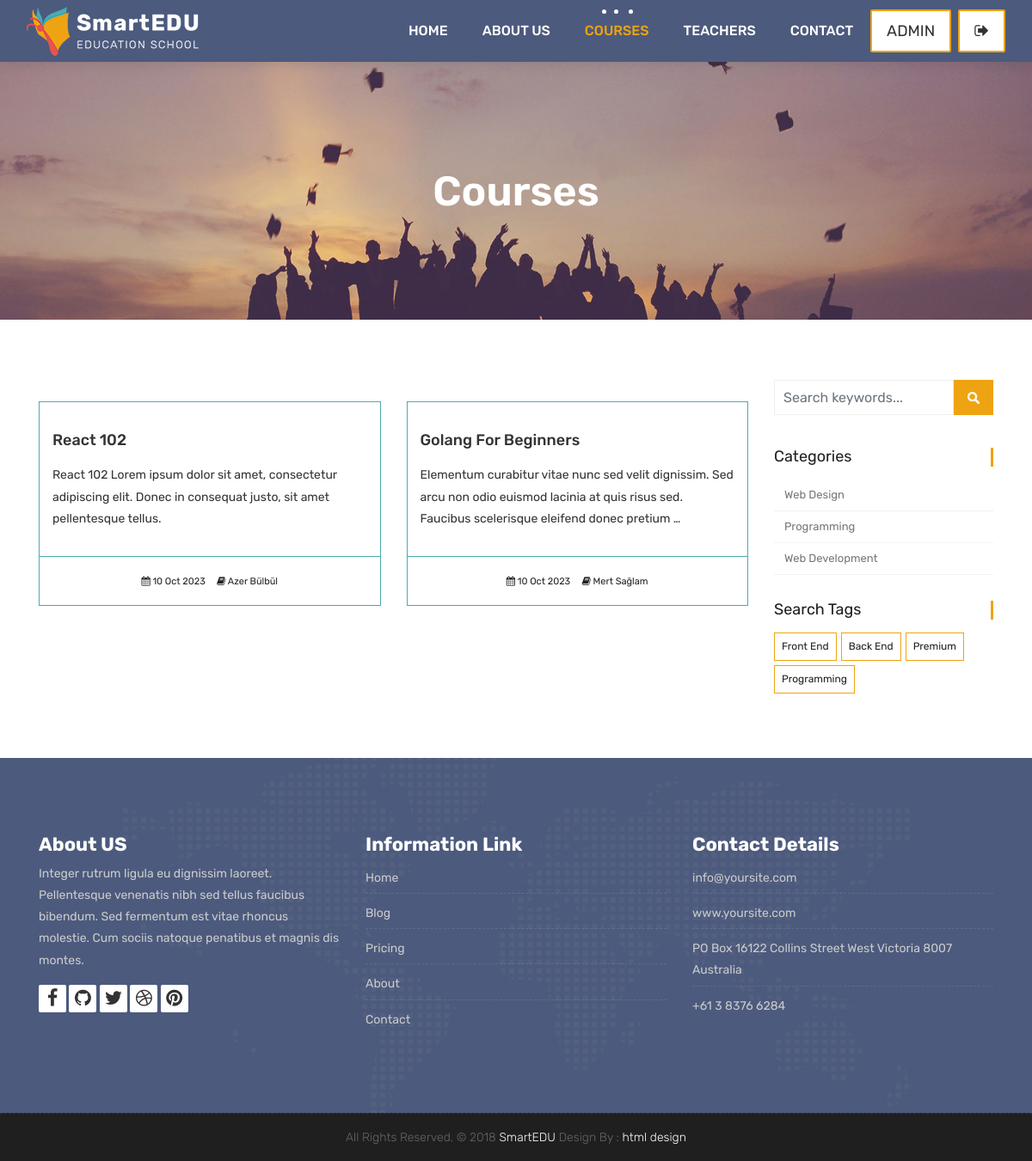
The app's page /courses/ (signed in) with its own data.
### courses/models.py (models this page shows, shortened)
class Course(models.Model):
    teacher = models.ForeignKey(Teacher, null=True, on_delete=models.CASCADE)
    name = models.CharField(max_length=200, unique=True, editable=True)
    category = models.ForeignKey(Category, null=True, on_delete=models.DO_NOTHING)
    tags = models.ManyToManyField(Tag, blank=True, null=True)
    students = models.ManyToManyField(User, blank=True, related_name='courses_joined')
    description = models.TextField(blank=True, null=True, editable=True)
    image = models.ImageField(upload_to="courses/%Y/%m/%d/", default="courses/default_course_image.jpg")
    date = models.DateTimeField(auto_now=True)
    available = models.BooleanField(default=True)

class Category(models.Model):
    name = models.CharField(max_length=50, null=True)
    slug = models.SlugField(max_length=50, unique=True, null=True)

class Tag(models.Model):
    name = models.CharField(max_length=50, null=True)
    slug = models.SlugField(max_length=50, unique=True, null=True)

### teachers/models.py (models this page shows)
class Teacher(models.Model):
    name = models.CharField(max_length=50)
    title = models.CharField(max_length=50)
    description = models.TextField(blank=True)
    image = models.ImageField(upload_to="courses/%Y/%m/%d/")
    facebook = models.URLField(max_length=100, blank=True)
    twitter = models.URLField(max_length=100, blank=True)
    linkedin = models.URLField(max_length=100, blank=True)
    youtube = models.URLField(max_length=100, blank=True)
    def __str__(self):
        return self.name

### courses/views.py (the view)
# urls.py: path('', views.course_list, name='courses'),
def course_list(request, category_slug=None, tag_slug=None):
    category_page = None
    tag_page = None
    categories = Category.objects.all()
    tags =  Tag.objects.all()
    current_user = request.user
    if category_slug != None:
        category_page = get_object_or_404(Category, slug=category_slug)
        courses = Course.objects.filter(available=True, category=category_page)
    elif tag_slug != None:
        tag_page = get_object_or_404(Tag, slug=tag_slug)
        courses = Course.objects.filter(available=True, tags=tag_page)
    else:
         if current_user.is_authenticated:
             enrolled_courses = current_user.courses_joined.all()
             courses = Course.objects.all().order_by('-date')
             for course in enrolled_courses:
                 courses = courses.exclude(id = course.id)
         else:
             courses = Course.objects.all().order_by('-date')
    context = {
        'courses': courses,
        'categories': categories,
        'tags' : tags
    }
    return render(request, 'courses.html', context)

### templates/courses.html (shortened to what this page needs)
{% extends "partials/_base.html" %}
{% load static %}
{% block content  %}
	<div class="all-title-box">
		<div class="container text-center">
			<h1>Courses</h1>
		</div>
	</div>
    <div id="overviews" class="section wb">
        <div class="container">
            <div class="row">
                <div class="col-lg-9 blog-post-single">
                    <div class="row">
						{% for course in courses %}
                        <div class="col-lg-6 col-md-6 col-12 mb-4">
                            <div class="course-item">
                                <div class="image-blog">
                                </div>
                                <div class="course-br">
                                    <div class="course-title">
                                        <h2><a href="{% url 'course_detail' course.category.slug course.id %}" title="">{{course.name}}</a></h2>
                                    </div>
                                    <div class="course-desc">
                                        <p>{{course.description | truncatechars:150}}</p>
                                    </div>
                                </div>
                                <div class="course-meta-bot">
                                    <ul>
                                        <li><i class="fa fa-calendar" aria-hidden="true"></i> {{course.date|date:"d M Y"}}</li>
                                        <li><i class="fa fa-book" aria-hidden="true"></i> {{course.teacher}}</li>
                                    </ul>
                                </div>
                            </div>
                        </div>
						{% endfor %}
                    </div>
                </div>
				<div class="col-lg-3 col-12 right-single">
					<div class="widget-search">
						<div class="site-search-area">
							<form method="get" id="site-searchform" action="{% url 'search' %}">
								<div>
									<input class="input-text form-control" name="search" placeholder="Search keywords..." type="text">
									<input id="searchsubmit" value="Search" type="submit">
								</div>
							</form>
						</div>
					</div>
					<div class="widget-categories">
						<h3 class="widget-title">Categories</h3>
						<ul>
							{% for category in categories %}
								<li><a href="{% url 'courses_by_category' category.slug %}">{{category.name}}</a></li>
							{% endfor %}
						</ul>
					</div>
					<div class="widget-tags">
						<h3 class="widget-title">Search Tags</h3>
						<ul class="tags">
							{% for tag in tags %}
								<li><a href="{% url 'courses_by_tag' tag.slug %}">{% if tag.slug in request.path %}<b>{{tag.name}}</b>{% else %}{{tag.name}}{% endif %}</a></li>
							{% endfor %}
						</ul>
					</div>
				</div>
            </div>
        </div>
    </div>
    {% endblock %}

### templates/partials/_navbar.html (shortened to what this page needs)
	{% load static %}
	<header class="top-navbar">
		<nav class="navbar navbar-expand-lg navbar-light bg-light">
			<div class="container-fluid">
				<a class="navbar-brand" href=" {% url 'index' %}">
					<img src="{% static 'images/logo.png' %}" alt="" />
				</a>
				<div class="collapse navbar-collapse" id="navbars-host">
					<ul class="navbar-nav ml-auto">
						<li class="nav-item {% if '/' == request.path %} active {% endif %}"><a class="nav-link" href="{% url 'index' %}">Home</a></li>
						<li class="nav-item {% if 'about/' in request.path %} active {% endif %}"><a class="nav-link" href="{% url 'about' %}">About Us</a></li>
						<li class="nav-item {% if 'courses/' in request.path %} active {% endif %}"><a class="nav-link" href="{% url 'courses' %}">Courses</a></li>
						<li class="nav-item {% if 'teachers/' in request.path %} active {% endif %}"><a class="nav-link" href="{% url 'teachers' %}">Teachers</a></li>
						<li class="nav-item {% if 'contact/' in request.path %} active {% endif %}"><a class="nav-link" href="{% url 'contact' %}">Contact</a></li>
					</ul>
					<ul class="nav navbar-nav navbar-right">
						{% if user.is_authenticated %}
                        <li><a class="hover-btn-new log orange mr-2" href="{% url 'dashboard' %}"><span>{{user.username}}</span></a></li>
                        <li><a class="hover-btn-new log orange" href="javascript:{document.getElementById('logout').submit()}"><span><i class="fa fa-sign-out"></i></span></a>
						</li>
						{% else %}
                        <li><a class="hover-btn-new log orange mr-2" href="{% url 'login' %}"><span><i class="fa fa-sign-in"></i></span></a></li>
                        <li><a class="hover-btn-new log orange" href="{% url 'register' %}"><span><i class="fa fa-user-plus"></i></span></a></li>
						{% endif %}
                    </ul>
				</div>
			</div>
		</nav>
	</header>

### records on screen
Course: name "React 102", description "React 102 Lorem ipsum dolor sit amet, consectetur adipiscing elit. Donec in consequat justo, sit amet pellentesque tellus.", date "10 Oct 2023", teacher "Azer Bülbül"
Course: name "Golang For Beginners", description "Elementum curabitur vitae nunc sed velit dignissim. Sed arcu non odio euismod lacinia at quis risus sed. Faucibus scelerisque eleifend donec pretium …", date "10 Oct 2023", teacher "Mert Sağlam"
Category: name "Web Design"
Category: name "Programming"
Category: name "Web Development"
Tag: name "Front End"
Tag: name "Back End"
Tag: name "Premium"
Tag: name "Programming"

### other values on screen
{{ user.username }} "ADMIN"
